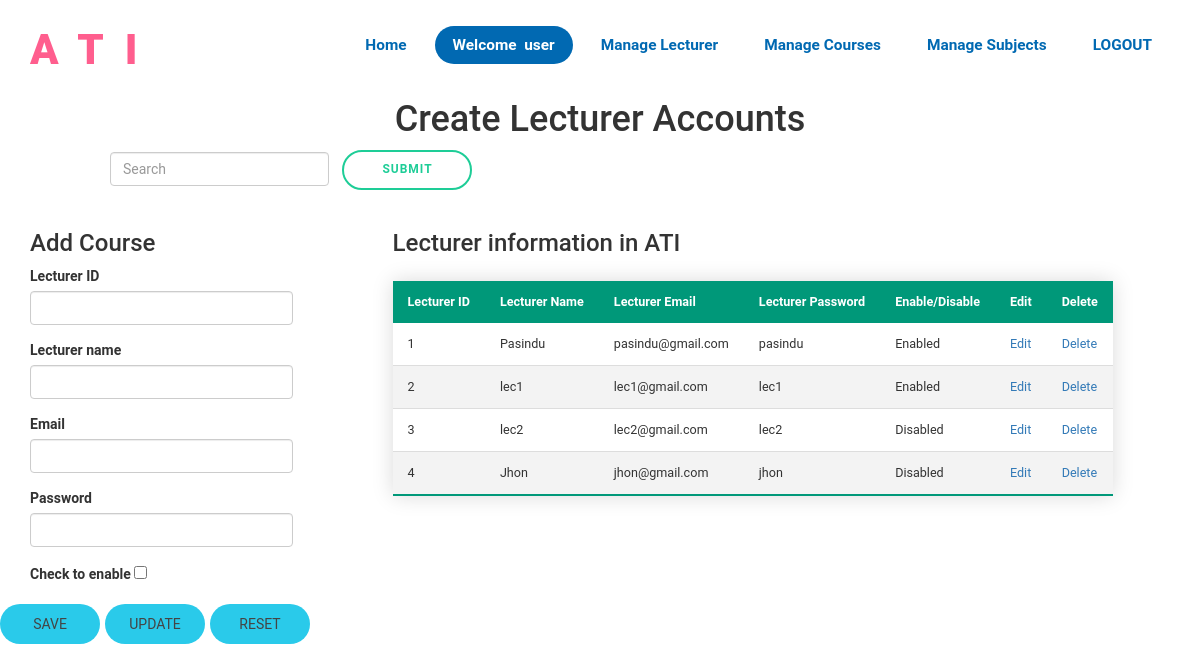
The app's page /manageLecturer.php (signed in) with its own data.
### tables this page shows
CREATE TABLE `lecturer` (
  `id` int(11) NOT NULL,
  `name` varchar(20) NOT NULL,
  `email` varchar(20) NOT NULL,
  `password` varchar(20) NOT NULL,
  `status` tinyint(1) NOT NULL
);

### manageLecturer.php (the view, shortened to what this page needs)
<!DOCTYPE html>
<html lang="en">
<head>
    <link rel="stylesheet" href="https://maxcdn.bootstrapcdn.com/bootstrap/3.4.1/css/bootstrap.min.css">
    <?php
        include "header.php";
        $record[0]=null;$record[1]=null;$record[2]=null;$record[3]=null;$record[4]=null;
    if(($_SESSION["role"]=="ADMIN")){
    ?>
</head>
<body>
    <br>
    <br>
    <br>
    <br>
    <center>
        <h1>Create Lecturer Accounts</h1>
    </center>
    <form class="form-inline" action="manageLecturer.php" method="post">
        <input class="form-control mr-sm-2" type="text" placeholder="Search" aria-label="Search" name="searchid" style="margin-left:110px">
        <input id="button" type="submit" value="SUBMIT" name="btnSearch">
    </form>
<br>
    <div class="container">
        <div class="inner">
            <div class="row">
                <div class="col-md-3">
                    <h3> Add Course</h3>
                    <form action="manageLecturer.php" method="post">
                        <div class="form-group">
                            <label>Lecturer ID</label>
                            <input class="form-control" type="number" place-holder="Lecturer ID" required name="id" id="idLec" value='<?php echo $record[0] ?>'>
                          </div>
                        <div class="form-group">
                            <label>Lecturer name</label>
                            <input class="form-control" place-holder="Lecturer Name" required name="name" value='<?php echo $record[1] ?>'>
                        </div>
                        <div class="form-group">
                            <label>Email</label>
                            <input class="form-control" type="email" place-holder="Lecturer email" required name="email" value='<?php echo $record[2] ?>'>
                        </div>
                        <div class="form-group">
                            <label>Password</label>
                            <input class="form-control" type="password" place-holder="Lecturer email" required name="password" value='<?php echo $record[3] ?>'>
                        </div>
                                     <div class="form-group">
                            <label>Check to enable</label>
                            <input type="checkbox" name="status[]" values="<?php echo $record[4]?>" <?php if($record[4]){echo "checked";}?> >
                            </div>
                            <a href="#"  value="save" class="btn0 btn-white0 btn-animate0"><button name="btnSub" id="btnSub" type="submit" style="background: transparent;border: 5px solid transparent">SAVE</button></a>
                            <a href="#"  value="update" class="btn1 btn-white1 btn-animate1"><button name="btnUpd" id="btnUpd" type="submit" style="background: transparent;border: 5px solid transparent">UPDATE</button></a>
                            <a href="#"  value="reset" class="btn2 btn-white2 btn-animate2"><button name="btnClr" type="submit" style="background: transparent;border: 5px solid transparent">RESET</button></a>
                        </form>
                    </div>
                <div class="col-md-9">
                    <h3 class="CIFD">Lecturer information in ATI</h3>
                    <table class="styled-table">
                        <thead>
                            <tr>
                                <th scope="col">Lecturer ID</th>
                                <th scope="col">Lecturer Name</th>
                                <th scope="col">Lecturer Email</th>
                                <th scope="col">Lecturer Password</th>
                                <th scope="col">Enable/Disable</th>
                                <th scope="col">Edit</th>
                                <th scope="col">Delete</th>
                            </tr>
                        </thead>
                        <tbody>
                            <?php
                            $sql = "SELECT * FROM lecturer";
                            $result = mysqli_query($con, $sql);
                            while ($row = mysqli_fetch_array($result)) {
                                echo "<tr>
                                <td>$row[0]</td>
                                <td>$row[1]</td>
                                <td>$row[2]</td>
                                <td>$row[3]</td>
                                <td>";
                                if ($row[4]) {
                                    echo "Enabled";
                                } else {
                                    echo "Disabled";
                                }
                                echo "</td>
                                <td><a href='manageLecturer.php?id=$row[0]'>Edit</a></td>
                                <td><a href='manageLecturer.php?DelID=$row[0]'>Delete</a></td>
                                </tr>";
                            }
                            ?>
                        </tbody>
                    </table>
                </div>
            </div>
        </div>
    </div>
<?php
    }
    else {
        header("Location:error.html");
    }
?>
</body>
</html>

### header.php (style rules this page uses)
* { margin: 0; padding: 0; box-sizing: border-box; font-family: 'Nunito', sans-serif; }

### manageLecturer.php (style rules this page uses)
* { font-family: 'Roboto', sans-serif; }
input[type="submit"] { outline: none; height: 40px; text-align: center; width: 130px; margin-left: 10px; border-radius: 40px; background: #fff; border: 2px solid #1ecd97; color: #1ecd97; letter-spacing: 1px; text-shadow: 0; font-size: 12px; font-weight: bold; cursor: pointer; transition: all 0.25s ease; }
.CIFD { margin-left: 70px; }
.styled-table { border-collapse: collapse; margin: 25px 0; margin-left: 70px; font-size: 0.9em; font-family: sans-serif; min-width: 400px; box-shadow: 0 0 20px rgba(0, 0, 0, 0.15); }
.styled-table thead tr { background-color: #009879; color: #ffffff; text-align: left; }
.styled-table th, .styled-table td { padding: 12px 15px; }
.styled-table tbody tr { border-bottom: 1px solid #dddddd; }
.styled-table tbody tr:nth-of-type(even) { background-color: #f3f3f3; }
.styled-table tbody tr:last-of-type { border-bottom: 2px solid #009879; }
.btn0:link, .btn0:visited { text-transform: uppercase; text-decoration: none; padding: 5px 10px; margin-left: -30px; text-align-last: center; display: inline-block; border-radius: 100px; transition: all 0.2s; height: 40px; width: 100px; position: absolute; }
.btn-white0 { background-color: #2ACAEA; color: #444444; }
.btn0::after { content: ""; display: inline-block; height: 40px; width: 100px; text-align-last: center; border-radius: 100px; position: absolute; top: 0; left: 0; z-index: -1; transition: all 0.4s; }
.btn-white0::after { background-color: #fff; }
.btn1:link, .btn1:visited { text-transform: uppercase; text-decoration: none; margin-left: 75px; text-align-last: center; padding: 5px 10px; height: 40px; width: 100px; display: inline-block; border-radius: 100px; transition: all 0.2s; position: absolute; }
.btn-white1 { background-color: #2ACAEA; color: #444444; }
.btn1::after { content: ""; display: inline-block; text-align-last: center; height: 40px; width: 100px; border-radius: 100px; position: absolute; top: 0; left: 0; z-index: -1; transition: all 0.4s; }
.btn-white1::after { background-color: #fff; }
.btn2:link, .btn2:visited { text-transform: uppercase; margin-left: 180px; text-decoration: none; text-align-last: center; padding: 5px 10px; display: inline-block; height: 40px; width: 100px; border-radius: 100px; transition: all 0.2s; position: absolute; }
.btn-white2 { background-color: #2ACAEA; color: #444444; }
.btn2::after { content: ""; display: inline-block; height: 40px; width: 100px; border-radius: 100px; text-align-last: center; position: absolute; top: 0; left: 0; z-index: -1; transition: all 0.4s; }
.btn-white2::after { background-color: #fff; }

### records on screen
lecturer: id "1", name "Pasindu", email "pasindu@gmail.com", password "pasindu", status "Enabled"
lecturer: id "2", name "lec1", email "lec1@gmail.com", password "lec1", status "Enabled"
lecturer: id "3", name "lec2", email "lec2@gmail.com", password "lec2", status "Disabled"
lecturer: id "4", name "Jhon", email "jhon@gmail.com", password "jhon", status "Disabled"

### other values on screen
$_SESSION["user"] "user"
